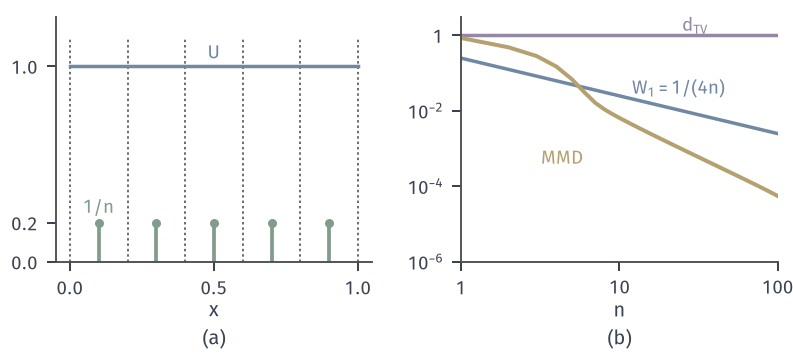

Generate this figure with Python:
from pathlib import Path
import sys
HERE = Path(__file__).resolve().parent
sys.path.insert(0, str(HERE.parent/'dcomp-common'))
from common import *
# U_n uniform on the midpoints (2k-1)/(2n), k=1..n, versus U=Unif(0,1).
# (a) n=5: lattice masses 1/n (green stems) and the density of U (blue).
# (b) d_TV(U_n,U)=1 (purple), W_1(U_n,U)=1/(4n) (blue), MMD with Gaussian kernel sigma=0.1 (yellow);
#     MMD^2 = E k(U_n,U_n') - 2 E k(U_n,U) + E k(U,U'), the last two by exact erf formulas.
s = .1
c = math.sqrt(2*math.pi)*s


def ek_point_unif(y):
    # E k(y,U) = int_0^1 exp(-(y-u)^2/(2s^2)) du
    y = np.asarray(y, float)
    return c*(Phi((1-y)/s)-Phi(-y/s))


def ek_unif_unif():
    u = np.linspace(0, 1, 20001)
    return float(np.trapezoid(ek_point_unif(u), u))


EUU = ek_unif_unif()


def mmd(n):
    x = (2*np.arange(1, n+1)-1)/(2*n)
    K = np.exp(-(x[:, None]-x[None, :])**2/(2*s*s))
    a = K.mean(); b = ek_point_unif(x).mean()
    return math.sqrt(max(a-2*b+EUU, 0))


fig, axs = figure(width_mm=112, height_mm=50, ncols=2)
panel(fig, left=.07, right=.98, top=.95, bottom=.26, wspace=.28)
ax = axs[0]
n0 = 5
x0 = (2*np.arange(1, n0+1)-1)/(2*n0)
for xi in x0:
    ax.plot([xi, xi], [0, 1/n0], color=GREEN, lw=1.5)
    dot(ax, xi, 1/n0, GREEN, ms=3.6)
for k in range(n0+1):
    ax.plot([k/n0, k/n0], [0, 1.15], color=STROKE, lw=.65, ls=DOT)
ax.plot([0, 1], [1, 1], color=BLUE, lw=1.4)
lab(ax, .5, 1.04, '$U$', BLUE, ha='center')
lab(ax, .1, .25, '$1/n$', GREEN, ha='center')
ax.set_xlim(-.05, 1.05); ax.set_ylim(0, 1.25); ax.set_xticks([0, .5, 1]); ax.set_yticks([0, .2, 1])
axlab(ax, '$x$', None)
ax = axs[1]
ns = np.arange(1, 101)
M = np.array([mmd(int(k)) for k in ns])
ax.loglog(ns, np.ones_like(ns, dtype=float), color=PURPLE, lw=1.4)
ax.loglog(ns, 1/(4*ns), color=BLUE, lw=1.4)
ax.loglog(ns, M, color=YELLOW, lw=1.6)
lab(ax, 30, 1.25, r'$d_{\mathrm{TV}}$', PURPLE, ha='center')
lab(ax, 12, .028, r'$W_1=1/(4n)$', BLUE, ha='left')
lab(ax, 3.2, 4e-4, 'MMD', YELLOW, ha='left')
ax.minorticks_off(); ax.set_xlim(1, 100); ax.set_xticks([1, 10, 100]); ax.set_xticklabels(['$1$', '$10$', '$100$'])
ax.set_ylim(1e-6, 3); ax.set_yticks([1e-6, 1e-4, 1e-2, 1]); ax.set_yticklabels(['$10^{-6}$', '$10^{-4}$', '$10^{-2}$', '$1$'])
axlab(ax, '$n$', None)
tags(fig, axs)
save(fig, HERE, 'figure', {'mmd': {str(k): float(mmd(k)) for k in (1, 2, 5, 10, 20)}})
